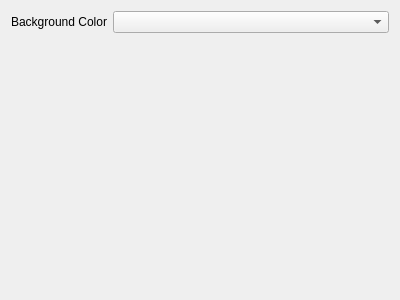
<?xml version="1.0" encoding="UTF-8"?>
<ui version="4.0">
 <class>renderingSettings</class>
 <widget class="QWidget" name="renderingSettings">
  <property name="geometry">
   <rect>
    <x>0</x>
    <y>0</y>
    <width>400</width>
    <height>300</height>
   </rect>
  </property>
  <property name="windowTitle">
   <string>Form</string>
  </property>
  <layout class="QFormLayout" name="formLayout">
   <item row="0" column="0">
    <widget class="QLabel" name="backgroundColorLabel">
     <property name="text">
      <string>Background Color</string>
     </property>
    </widget>
   </item>
   <item row="0" column="1">
    <widget class="UIColorComboBox" name="backgroundColorComboBox"/>
   </item>
  </layout>
 </widget>
 <customwidgets>
  <customwidget>
   <class>UIColorComboBox</class>
   <extends>QComboBox</extends>
   <header>UIColorComboBox.h</header>
  </customwidget>
 </customwidgets>
 <resources/>
 <connections/>
</ui>
